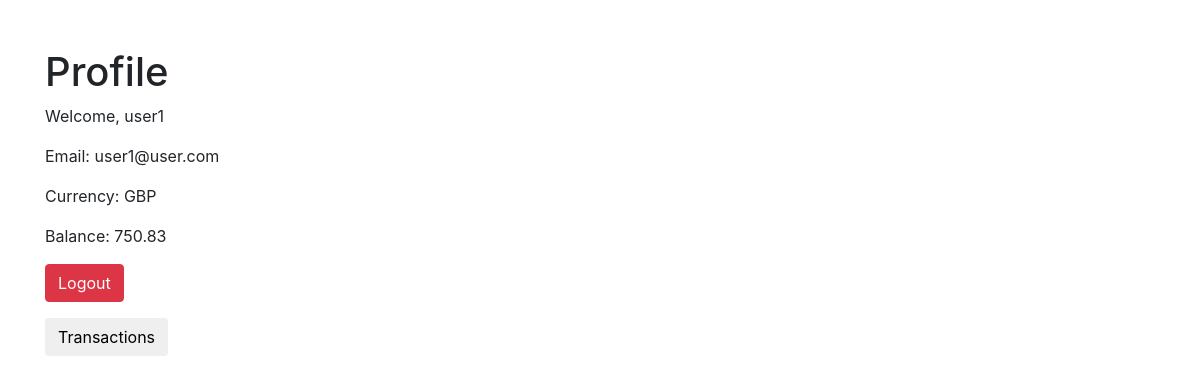
/webapps2025/register/home/ (signed in), run on an earlier commit of the app's database.
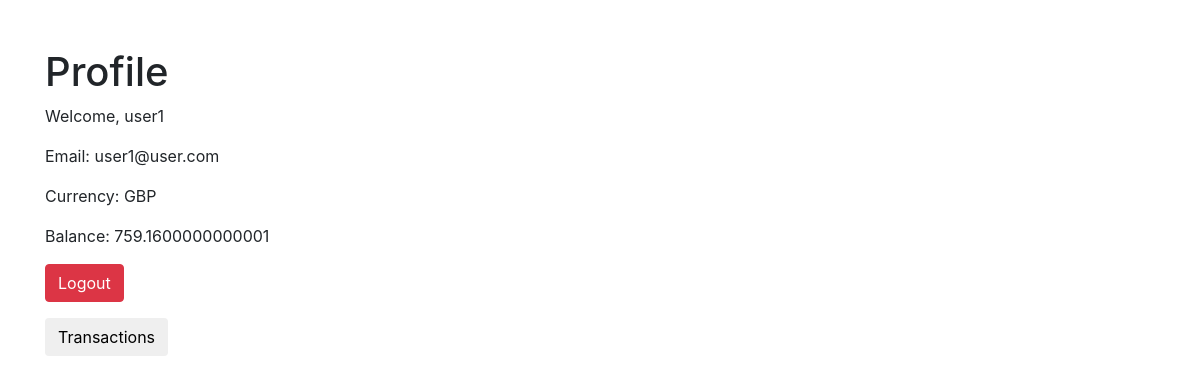
And on a later commit of the database.
### register/models.py (models this page shows, shortened)
class User(AbstractUser):
    currency = models.CharField(choices=CurrencyChoices, max_length=3)
    balance = models.FloatField(default=0.0)
    email = models.EmailField(unique=True)

### register/views.py (the view)
# urls.py: path('home/', views.home, name='home'),
@login_required
def home(request):
    return render(request, 'register/home.html', {'user': request.user})

### templates/register/home.html (shortened to what this page needs)
{% extends 'base.html' %}
{% block content %}
    <h1>Profile</h1>
    <p>Welcome, {{ user.username }}</p>
    <p>Email: {{ user.email }}</p>
    <p>Currency: {{ user.currency }}</p>
    <p>Balance: {{ user.balance }}</p>
    <form method="post" action="{% url 'register:logout' %}" class="pb-3">
        <button type="submit" class="btn btn-danger">Logout</button>
    </form>
    <a href="{% url 'payapp:transactions' %}"> <button class="btn"> Transactions </button> </a>
{% endblock %}

What changed in the data, as far as the page shows it:
changed User "user1": balance "750.83" → "759.1600000000001"
